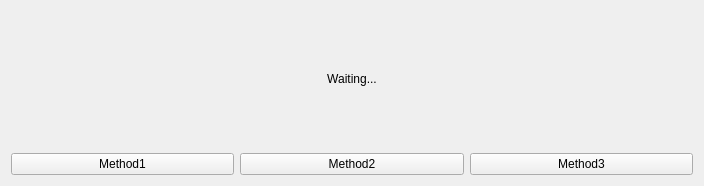
<?xml version="1.0" encoding="UTF-8"?>
<ui version="4.0">
 <class>MainWindow</class>
 <widget class="QMainWindow" name="MainWindow">
  <property name="geometry">
   <rect>
    <x>0</x>
    <y>0</y>
    <width>704</width>
    <height>186</height>
   </rect>
  </property>
  <property name="windowTitle">
   <string>MainWindow</string>
  </property>
  <widget class="QWidget" name="centralWidget">
   <layout class="QVBoxLayout" name="verticalLayout">
    <item>
     <widget class="QLabel" name="label">
      <property name="text">
       <string>Waiting...</string>
      </property>
      <property name="alignment">
       <set>Qt::AlignCenter</set>
      </property>
     </widget>
    </item>
    <item>
     <layout class="QHBoxLayout" name="horizontalLayout">
      <item>
       <widget class="QPushButton" name="method1Button">
        <property name="text">
         <string>Method1</string>
        </property>
       </widget>
      </item>
      <item>
       <widget class="QPushButton" name="method2Button">
        <property name="text">
         <string>Method2</string>
        </property>
       </widget>
      </item>
      <item>
       <widget class="QPushButton" name="method3Button">
        <property name="text">
         <string>Method3</string>
        </property>
       </widget>
      </item>
     </layout>
    </item>
   </layout>
  </widget>
 </widget>
 <layoutdefault spacing="6" margin="11"/>
 <resources/>
 <connections/>
</ui>
